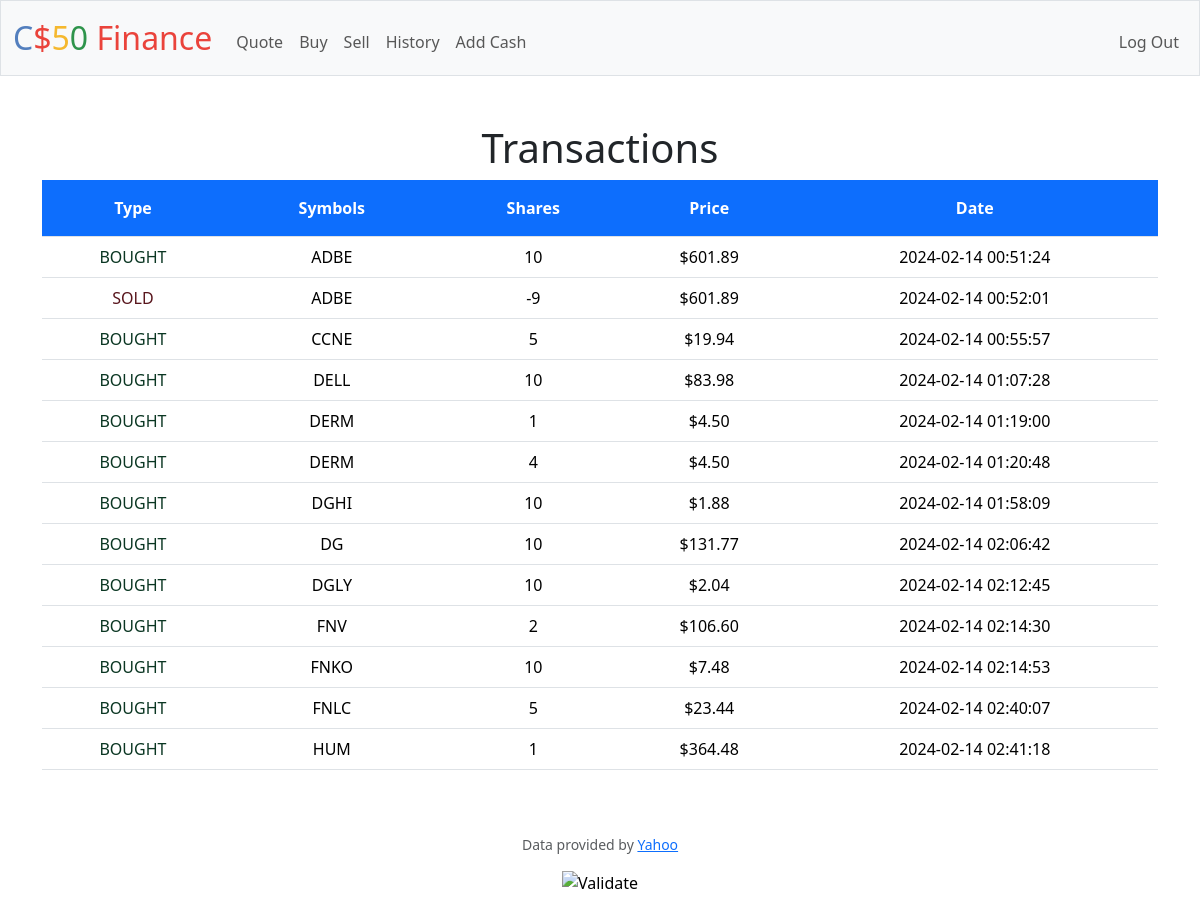
The app's page /history (signed in) with its own data.
### tables this page shows
CREATE TABLE 'transactions' ('id' INTEGER PRIMARY KEY AUTOINCREMENT NOT NULL, 'user_id' INTEGER, 'symbol' TEXT, 'shares' INTEGER, 'price' REAL, 'date' DATETIME);

### app.py (the view)
@app.route("/history")
@login_required
def history():
    user_id = session["user_id"]
    transactions_db = db.execute("SELECT * FROM transactions WHERE user_id = :id", id=user_id)
    for row in transactions_db:
        row["formatted_price"] = usd(row.get("price", 0))
        row["formatted_total"] = usd(row.get("total", 0))
    return render_template("history.html", transactions=transactions_db)

### app.py (called while the page is built)
@app.after_request
def after_request(response):
    response.headers["Cache-Control"] = "no-cache, no-store, must-revalidate"
    response.headers["Expires"] = 0
    response.headers["Pragma"] = "no-cache"
    return response

### helpers.py (called while the page is built)
def login_required(f):
    @wraps(f)
    def decorated_function(*args, **kwargs):
        if session.get("user_id") is None:
            return redirect("/login")
        return f(*args, **kwargs)
    return decorated_function

def usd(value):
    return f"${value:,.2f}"

### templates/history.html (shortened to what this page needs)
{% extends "layout.html" %}
{% block main %}
    <h1>Transactions</h1>
    <table class="table table-hover">
        <thead>
            <tr>
                <th scope="col" class="text-bg-primary p-3">Type</th>
                <th scope="col" class="text-bg-primary p-3">Symbols</th>
                <th scope="col" class="text-bg-primary p-3">Shares</th>
                <th scope="col" class="text-bg-primary p-3">Price</th>
                <th scope="col" class="text-bg-primary p-3">Date</th>
            </tr>
        </thead>
        <tbody>
            {% for row in transactions %}
                <tr>
                    <td class="{% if row['shares'] > 0 %}text-success-emphasis{% else %}text-danger-emphasis{% endif %}">
                        {% if row['shares'] > 0 %}BOUGHT{% else %}SOLD{% endif %}
                    </td>
                    <td>{{ row['symbol'] }}</td>
                    <td>{{ row['shares'] }}</td>
                    <td>{{ row['formatted_price'] }}</td>
                    <td>{{ row['date'] }}</td>
                </tr>
            {% endfor %}
        </tbody>
    </table>
{% endblock %}

### templates/layout.html (shortened to what this page needs)
<!DOCTYPE html>
<html lang="en">
    <head>
        <link href="https://cdn.jsdelivr.net/npm/bootstrap@5.3.2/dist/css/bootstrap.min.css" rel="stylesheet">
        <link href="/static/styles.css" rel="stylesheet">
        <link href="https://cdn.jsdelivr.net/npm/bootstrap@5.3.2/dist/css/bootstrap.min.css" rel="stylesheet">
    </head>
    <body>
        <nav class="bg-light border navbar navbar-expand-md navbar-light">
            <div class="container-fluid">
                <a class="navbar-brand" href="/"><span class="blue">C</span><span class="red">$</span><span class="yellow">5</span><span class="green">0</span> <span class="red">Finance</span></a>
                <div class="collapse navbar-collapse" id="navbar">
                    {% if session["user_id"] %}
                        <ul class="navbar-nav me-auto mt-2">
                            <li class="nav-item"><a class="nav-link" href="/quote">Quote</a></li>
                            <li class="nav-item"><a class="nav-link" href="/buy">Buy</a></li>
                            <li class="nav-item"><a class="nav-link" href="/sell">Sell</a></li>
                            <li class="nav-item"><a class="nav-link" href="/history">History</a></li>
                            <li class="nav-item"><a class="nav-link" href="/add">Add Cash</a></li>
                        </ul>
                        <ul class="navbar-nav ms-auto mt-2">
                            <li class="nav-item"><a class="nav-link" href="/logout">Log Out</a></li>
                        </ul>
                    {% else %}
                        <ul class="navbar-nav ms-auto mt-2">
                            <li class="nav-item"><a class="nav-link" href="/register">Register</a></li>
                            <li class="nav-item"><a class="nav-link" href="/login">Log In</a></li>
                        </ul>
                    {% endif %}
                </div>
            </div>
        </nav>
        <main class="container py-5 text-center">
            {% block main %}{% endblock %}
        </main>
        <footer class="mb-5">
            <p class="mb-3 small text-center text-muted">
                Data provided by <a href="https://finance.yahoo.com/">Yahoo</a>
            </p>
            <form action="https://validator.w3.org/check" class="text-center" enctype="multipart/form-data" method="post" target="_blank">
                <input alt="Validate" src="/static/I_heart_validator.png" type="image">
            </form>
        </footer>
    </body>
</html>

### static/styles.css (style rules this page uses)
nav .navbar-brand { font-size: xx-large; }
nav .navbar-brand .blue { color: #537fbe; }
nav .navbar-brand .red { color: #ea433b; }
nav .navbar-brand .yellow { color: #f5b82e; }
nav .navbar-brand .green { color: #2e944b; }

### records on screen
transactions: shows "BOUGHT", symbol "ADBE", shares "10", formatted_price "$601.89", date "2024-02-14 00:51:24"
transactions: shows "SOLD", symbol "ADBE", shares "-9", formatted_price "$601.89", date "2024-02-14 00:52:01"
transactions: shows "BOUGHT", symbol "CCNE", shares "5", formatted_price "$19.94", date "2024-02-14 00:55:57"
transactions: shows "BOUGHT", symbol "DELL", shares "10", formatted_price "$83.98", date "2024-02-14 01:07:28"
transactions: shows "BOUGHT", symbol "DERM", shares "1", formatted_price "$4.50", date "2024-02-14 01:19:00"
transactions: shows "BOUGHT", symbol "DERM", shares "4", formatted_price "$4.50", date "2024-02-14 01:20:48"
transactions: shows "BOUGHT", symbol "DGHI", shares "10", formatted_price "$1.88", date "2024-02-14 01:58:09"
transactions: shows "BOUGHT", symbol "DG", shares "10", formatted_price "$131.77", date "2024-02-14 02:06:42"
transactions: shows "BOUGHT", symbol "DGLY", shares "10", formatted_price "$2.04", date "2024-02-14 02:12:45"
transactions: shows "BOUGHT", symbol "FNV", shares "2", formatted_price "$106.60", date "2024-02-14 02:14:30"
transactions: shows "BOUGHT", symbol "FNKO", shares "10", formatted_price "$7.48", date "2024-02-14 02:14:53"
transactions: shows "BOUGHT", symbol "FNLC", shares "5", formatted_price "$23.44", date "2024-02-14 02:40:07"
transactions: shows "BOUGHT", symbol "HUM", shares "1", formatted_price "$364.48", date "2024-02-14 02:41:18"
